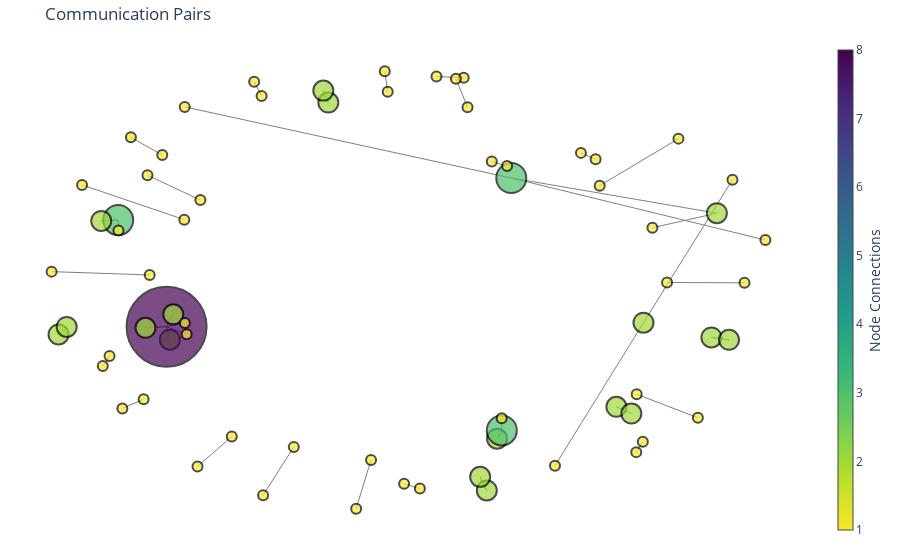

The cell this chart's notebook holds for it:
### Code cell
# This code visualizes a network communication graph using Plotly, enhancing it with interactive features and IP details. 
# It constructs edge and node traces based on a filtered graph, maps coordinates for proper layout, and incorporates IP information for hover text and node coloring. 
# The plot visually maps communication patterns with edge connections, interactively reveals IP details and connections upon hovering, and highlights frequently connected nodes through color-coding and sizing.


import plotly.graph_objs as go

# Initialize edge trace
edge_trace = go.Scatter(
    x=[],
    y=[],
    line=dict(width=1, color="gray"),
    hoverinfo="none",
    mode="lines",
)

# Add edge coordinates to the edge trace
for src, dst in G_filtered.edges():
    x0, y0 = pos_filtered[src]
    x1, y1 = pos_filtered[dst]
    edge_trace["x"] += (x0, x1, None)
    edge_trace["y"] += (y0, y1, None)

# Initialize node trace
node_trace = go.Scatter(
    x=[],
    y=[],
    text=[],
    mode="markers+text",
    hoverinfo="text",
    hovertext=[],
    marker=dict(
        symbol="circle",
        showscale=True,
        colorscale="Viridis",
        reversescale=True,
        color=[],
        size=[],
        colorbar=dict(thickness=15, title="Node Connections", xanchor="left", titleside="right"),
        line=dict(width=2, color="black"),
    ),
    textposition="bottom center",
)

# Add node coordinates, labels, and hover text to the node trace
for node in G_filtered.nodes():
    x, y = pos_filtered[node]
    num_connections = G_filtered.degree[node]
    node_trace["x"] += tuple([x])
    node_trace["y"] += tuple([y])
    node_trace["text"] += tuple("")
    ip_info = get_ip_info(node)
    if ip_info:
        country = ip_info["network"]["country"]
        org = ip_info["network"]["name"]
        hover_text = f"IP: {node}<br>Connections: {num_connections}<br>Country: {country}<br>Organization: {org}"
    else:
        hover_text = f"IP: {node}<br>Connections: {num_connections}"
    node_trace["hovertext"] += tuple([hover_text])
    node_trace["marker"]["color"] += tuple([num_connections])
    node_trace["marker"]["size"] += tuple([num_connections * 10])

# Create a Plotly figure with the edge and node traces
fig = go.Figure(
    data=[edge_trace, node_trace],
    layout=go.Layout(
        title="Communication Pairs",
        showlegend=False,
        hovermode="closest",
        margin=dict(b=20, l=5, r=5, t=40),
        xaxis=dict(showgrid=False, zeroline=False, showticklabels=False),
        yaxis=dict(showgrid=False, zeroline=False, showticklabels=False),
        plot_bgcolor="white",  # Change the background color
    ),
)

# Show the figure
fig.show()

### Figure 1 — Plotly figure (JSON) as saved in the notebook; plotly's stock layout.template omitted (floating-point values rounded to 4 significant figures; data arrays with more than 128 entries replaced by an {"elided": "..."} marker saying what was removed)
{"data": [{"hoverinfo": "none", "line": {"color": "gray", "width": 1}, "mode": "lines", "type": "scatter", "x": {"elided": "150 float values"}, "y": {"elided": "150 float values"}}, {"hoverinfo": "text", "hovertext": ["IP: 155.69.160.32<br>Connections: 3<br>Country: SG<br>Organization: NTUNET1", "IP: 64.233.188.128<br>Connections: 2<br>Country: None<br>Organization: GOOGLE", "IP: 137.132.228.15<br>Connections: 3<br>Country: SG<br>Organization: NUSNET", "IP: 193.62.192.8<br>Connections: 2<br>Country: GB<br>Organization: EUR-BIO-INST", "IP: 137.189.133.62<br>Connections: 2<br>Country: HK<br>Organization: CUHKNET", "IP: 123.136.64.7<br>Connections: 2<br>Country: SG<br>Organization: A-STAR-SG", "IP: 193.62.192.6<br>Connections: 1<br>Country: GB<br>Organization: EUR-BIO-INST", "IP: 202.6.241.101<br>Connections: 1<br>Country: SG<br>Organization: A-STAR-NET", "IP: 193.62.193.9<br>Connections: 2<br>Country: GB<br>Organization: EUR-BIO-INST", "IP: 137.132.3.12<br>Connections: 1<br>Country: SG<br>Organization: NUSNET", "IP: 104.44.201.171<br>Connections: 2<br>Country: None<br>Organization: MSFT", "IP: 202.21.159.244<br>Connections: 8<br>Country: SG<br>Organization: RPNET", "IP: 104.44.201.147<br>Connections: 2<br>Country: None<br>Organization: MSFT", "IP: 104.44.201.152<br>Connections: 2<br>Country: None<br>Organization: MSFT", "IP: 202.120.224.114<br>Connections: 1<br>Country: CN<br>Organization: CERNET-CN", "IP: 155.69.213.27<br>Connections: 1<br>Country: SG<br>Organization: NTUNET1", "IP: 74.125.200.95<br>Connections: 1<br>Country: None<br>Organization: GOOGLE", "IP: 137.132.3.10<br>Connections: 1<br>Country: SG<br>Organization: NUSNET", "IP: 14.139.160.245<br>Connections: 2<br>Country: IN<br>Organization: NKN-IIT-CHEENAI", "IP: 133.5.26.111<br>Connections: 2", "IP: 14.139.196.58<br>Connections: 1<br>Country: IN<br>Organization: NKN-IIT-GUW", "IP: 192.101.107.153<br>Connections: 1<br>Country: None<br>Organization: PNNL", "IP: 140.112.30.26<br>Connections: 1", "IP: 14.139.246.22<br>Connections: 1<br>Country: IN<br>Organization: NKN-PU-CHD", "IP: 104.44.201.170<br>Connections: 1<br>Country: None<br>Organization: MSFT", "IP: 172.217.27.14<br>Connections: 1<br>Country: None<br>Organization: GOOGLE", "IP: 152.3.137.246<br>Connections: 1<br>Country: None<br>Organization: DUKE-NET", "IP: 155.69.220.104<br>Connections: 1<br>Country: SG<br>Organization: NTUNET1", "IP: 192.170.230.228<br>Connections: 1<br>Country: None<br>Organization: UOC-NET3", "IP: 205.167.25.166<br>Connections: 1<br>Country: None<br>Organization: NOAA-NCDC-SB", "IP: 167.205.22.102<br>Connections: 1<br>Country: ID<br>Organization: ITB-NET", "IP: 155.69.150.18<br>Connections: 1<br>Country: SG<br>Organization: NTUNET1", "IP: 172.217.27.1<br>Connections: 1<br>Country: None<br>Organization: GOOGLE", "IP: 193.62.193.8<br>Connections: 1<br>Country: GB<br>Organization: EUR-BIO-INST", "IP: 137.132.19.118<br>Connections: 1<br>Country: SG<br>Organization: NUSNET", "IP: 192.122.131.36<br>Connections: 1<br>Country: SG<br>Organization: A-STAR-AS-AP", "IP: 202.83.105.146<br>Connections: 1<br>Country: SG<br>Organization: VIEWQWEST-NET", "IP: 61.252.52.21<br>Connections: 2", "IP: 203.80.21.4<br>Connections: 2<br>Country: MY<br>Organization: MYREN-INFRA", "IP: 155.69.196.106<br>Connections: 1<br>Country: SG<br>Organization: NTUNET1", "IP: 150.65.7.130<br>Connections: 1<br>Country: JP<br>Organization: JAPAN150", "IP: 167.205.50.52<br>Connections: 1<br>Country: ID<br>Organization: ITB-NET", "IP: 130.14.250.11<br>Connections: 2<br>Country: None<br>Organization: NLM-ETHER", "IP: 103.37.198.100<br>Connections: 3<br>Country: SG<br>Organization: A-STAR-AS-AP", "IP: 31.13.78.14<br>Connections: 1<br>Country: IE<br>Organization: IE-FACEBOOK-20110418", "IP: 203.178.132.80<br>Connections: 1", "IP: 137.132.155.197<br>Connections: 1<br>Country: SG<br>Organization: NUSNET", "IP: 220.156.176.16<br>Connections: 1<br>Country: AU<br>Organization: APNIC-AP", "IP: 130.14.29.35<br>Connections: 1<br>Country: None<br>Organization: NLM-ETHER", "IP: 198.71.44.98<br>Connections: 2<br>Country: None<br>Organization: INTERNET2", "IP: 152.3.219.19<br>Connections: 2<br>Country: None<br>Organization: DUKE-NET", "IP: 123.136.68.200<br>Connections: 2<br>Country: SG<br>Organization: A-STAR-SG", "IP: 202.166.69.81<br>Connections: 2<br>Country: SG<br>Organization: SINGNET", "IP: 137.189.192.25<br>Connections: 1<br>Country: HK<br>Organization: CUHKNET", "IP: 203.80.20.66<br>Connections: 1<br>Country: MY<br>Organization: MYREN-INFRA", "IP: 140.138.144.170<br>Connections: 1", "IP: 14.139.171.162<br>Connections: 1<br>Country: IN<br>Organization: NKN-CET-TRIV", "IP: 140.112.8.139<br>Connections: 1", "IP: 103.21.126.2<br>Connections: 1<br>Country: IN<br>Organization: IITB-IN", "IP: 140.90.101.61<br>Connections: 1<br>Country: None<br>Organization: NOAA-EAST3", "IP: 167.205.52.8<br>Connections: 1<br>Country: ID<br>Organization: ITB-NET", "IP: 130.246.176.38<br>Connections: 1<br>Country: GB<br>Organization: RAL-IP", "IP: 140.110.122.103<br>Connections: 1", "IP: 155.69.120.64<br>Connections: 1<br>Country: SG<br>Organization: NTUNET1", "IP: 74.125.68.95<br>Connections: 1<br>Country: None<br>Organization: GOOGLE", "IP: 202.28.194.4<br>Connections: 1<br>Country: TH<br>Organization: UNINET-TH", "IP: 203.30.39.13<br>Connections: 1<br>Country: SG<br>Organization: SINGAREN-GIX", "IP: 130.14.250.13<br>Connections: 1<br>Country: None<br>Organization: NLM-ETHER", "IP: 207.241.228.157<br>Connections: 1<br>Country: None<br>Organization: INTERNET-ARCHIVE-1", "IP: 210.48.222.9<br>Connections: 1<br>Country: MY<br>Organization: IIUM-MY"], "marker": {"color": [3, 2, 3, 2, 2, 2, 1, 1, 2, 1, 2, 8, 2, 2, 1, 1, 1, 1, 2, 2, 1, 1, 1, 1, 1, 1, 1, 1, 1, 1, 1, 1, 1, 1, 1, 1, 1, 2, 2, 1, 1, 1, 2, 3, 1, 1, 1, 1, 1, 2, 2, 2, 2, 1, 1, 1, 1, 1, 1, 1, 1, 1, 1, 1, 1, 1, 1, 1, 1, 1], "colorbar": {"thickness": 15, "title": {"side": "right", "text": "Node Connections"}, "xanchor": "left"}, "colorscale": [[0, "#440154"], [0.1111, "#482878"], [0.2222, "#3e4989"], [0.3333, "#31688e"], [0.4444, "#26828e"], [0.5556, "#1f9e89"], [0.6667, "#35b779"], [0.7778, "#6ece58"], [0.8889, "#b5de2b"], [1, "#fde725"]], "line": {"color": "black", "width": 2}, "reversescale": true, "showscale": true, "size": [30, 20, 30, 20, 20, 20, 10, 10, 20, 10, 20, 80, 20, 20, 10, 10, 10, 10, 20, 20, 10, 10, 10, 10, 10, 10, 10, 10, 10, 10, 10, 10, 10, 10, 10, 10, 10, 20, 20, 10, 10, 10, 20, 30, 10, 10, 10, 10, 10, 20, 20, 20, 20, 10, 10, 10, 10, 10, 10, 10, 10, 10, 10, 10, 10, 10, 10, 10, 10, 10], "symbol": "circle"}, "mode": "markers+text", "text": [], "textposition": "bottom center", "type": "scatter", "x": [0.3363, 0.8733, -0.6901, -0.7344, -0.1414, -0.1545, -0.3936, -0.483, 0.6816, 0.4505, -0.5553, -0.5638, -0.5464, -0.6189, 0.6627, 0.6799, -0.5165, 0.914, 0.2725, 0.2551, -0.5751, -0.657, 0.2855, 0.3254, -0.5114, 1, 0.2121, 0.141, -0.6895, 0.05646, 0.09764, -0.4756, -0.6138, -0.3157, -0.3351, -0.5176, -0.7845, 0.8591, 0.9049, 0.7049, -0.02986, -0.0688, 0.2992, 0.3116, -0.5161, 0.7431, 0.9454, 0.5566, 0.5183, -0.846, -0.8247, 0.6108, 0.65, -0.2316, -0.3118, 0.5672, 0.7729, 0.6639, 0.8236, 0.2221, 0.1918, -0.7304, -0.7128, -0.6079, -0.8641, -0.6238, -0.6793, 0.3114, 0.01366, 0.005983], "y": [0.4587, 0.3093, 0.2801, 0.2763, 0.7787, 0.8292, -0.6379, -0.7648, -0.155, -0.7617, -0.2272, -0.1722, -0.1198, -0.1768, -0.704, -0.6604, 0.7601, 0.4513, -0.8667, -0.8089, 0.5559, 0.631, 0.5283, 0.5091, -0.2042, 0.1956, 0.8841, 0.8888, 0.2363, -0.8384, -0.8585, 0.3651, 0.4706, 0.8068, 0.8672, 0.282, 0.4292, -0.2176, -0.2276, 0.2476, -0.7373, -0.9442, -0.6468, -0.6121, -0.1561, 0.01542, 0.01406, 0.5381, 0.5652, -0.2049, -0.173, -0.5119, -0.5406, -0.6821, -0.8866, 0.426, 0.6256, -0.4586, -0.5581, 0.7587, 0.8792, -0.3391, -0.2961, 0.04728, 0.06151, -0.4795, -0.5186, -0.5606, 0.8241, 0.9114]}], "layout": {"hovermode": "closest", "margin": {"b": 20, "l": 5, "r": 5, "t": 40}, "plot_bgcolor": "white", "showlegend": false, "title": {"text": "Communication Pairs"}, "xaxis": {"showgrid": false, "showticklabels": false, "zeroline": false}, "yaxis": {"showgrid": false, "showticklabels": false, "zeroline": false}}}
